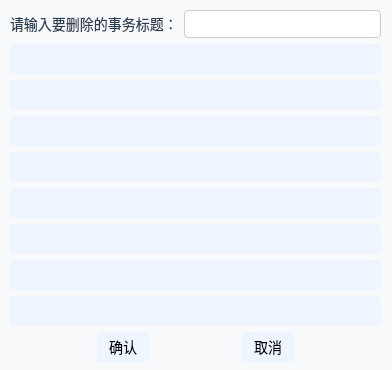
<?xml version="1.0" encoding="UTF-8"?>
<ui version="4.0">
 <class>DltTaskForm</class>
 <widget class="QWidget" name="DltTaskForm">
  <property name="geometry">
   <rect>
    <x>0</x>
    <y>0</y>
    <width>392</width>
    <height>370</height>
   </rect>
  </property>
  <property name="windowTitle">
   <string>Form</string>
  </property>
  <property name="styleSheet">
   <string notr="true">
    QWidget {
        font-family: &quot;Microsoft YaHei&quot;;
        font-size: 14px;
        color: #333333;
        background-color: #f7f9fb;
    }

    QPushButton {
        background-color: #eef5ff;
        color: black;
        padding: 6px 12px;
        border: none;
        border-radius: 4px;
    }

    QPushButton:hover {
        background-color: #45a049;
    }

    QLineEdit {
        border: 1px solid #ccc;
        padding: 4px;
        border-radius: 4px;
        background-color: #ffffff;
    }

    QLabel {
        color: #2c3e50;
    }

    QTableWidget {
        background-color: white;
        gridline-color: #dcdcdc;
        selection-background-color: #cceeff;
    }

    QHeaderView::section {
        background-color: #e0e0e0;
        padding: 4px;
        border: 1px solid #dcdcdc;
    }</string>
  </property>
  <widget class="QWidget" name="verticalLayoutWidget">
   <property name="geometry">
    <rect>
     <x>10</x>
     <y>10</y>
     <width>371</width>
     <height>352</height>
    </rect>
   </property>
   <layout class="QVBoxLayout" name="verticalLayout">
    <item>
     <layout class="QHBoxLayout" name="horizontalLayout_2">
      <item>
       <widget class="QLabel" name="label">
        <property name="font">
         <font>
          <family>Microsoft YaHei</family>
          <pointsize>-1</pointsize>
          <bold>false</bold>
         </font>
        </property>
        <property name="text">
         <string>请输入要删除的事务标题：</string>
        </property>
       </widget>
      </item>
      <item>
       <widget class="QLineEdit" name="lineEdit"/>
      </item>
     </layout>
    </item>
    <item>
     <widget class="QPushButton" name="opt_pushButton">
      <property name="font">
       <font>
        <family>Microsoft YaHei</family>
        <pointsize>-1</pointsize>
        <bold>false</bold>
       </font>
      </property>
      <property name="text">
       <string/>
      </property>
     </widget>
    </item>
    <item>
     <widget class="QPushButton" name="opt_pushButton_2">
      <property name="font">
       <font>
        <family>Microsoft YaHei</family>
        <pointsize>-1</pointsize>
        <bold>false</bold>
       </font>
      </property>
      <property name="text">
       <string/>
      </property>
     </widget>
    </item>
    <item>
     <widget class="QPushButton" name="opt_pushButton_3">
      <property name="font">
       <font>
        <family>Microsoft YaHei</family>
        <pointsize>-1</pointsize>
        <bold>false</bold>
       </font>
      </property>
      <property name="text">
       <string/>
      </property>
     </widget>
    </item>
    <item>
     <widget class="QPushButton" name="opt_pushButton_4">
      <property name="font">
       <font>
        <family>Microsoft YaHei</family>
        <pointsize>-1</pointsize>
        <bold>false</bold>
       </font>
      </property>
      <property name="text">
       <string/>
      </property>
     </widget>
    </item>
    <item>
     <widget class="QPushButton" name="opt_pushButton_5">
      <property name="font">
       <font>
        <family>Microsoft YaHei</family>
        <pointsize>-1</pointsize>
        <bold>false</bold>
       </font>
      </property>
      <property name="text">
       <string/>
      </property>
     </widget>
    </item>
    <item>
     <widget class="QPushButton" name="opt_pushButton_6">
      <property name="font">
       <font>
        <family>Microsoft YaHei</family>
        <pointsize>-1</pointsize>
        <bold>false</bold>
       </font>
      </property>
      <property name="text">
       <string/>
      </property>
     </widget>
    </item>
    <item>
     <widget class="QPushButton" name="opt_pushButton_7">
      <property name="font">
       <font>
        <family>Microsoft YaHei</family>
        <pointsize>-1</pointsize>
        <bold>false</bold>
       </font>
      </property>
      <property name="text">
       <string/>
      </property>
     </widget>
    </item>
    <item>
     <widget class="QPushButton" name="opt_pushButton_8">
      <property name="font">
       <font>
        <family>Microsoft YaHei</family>
        <pointsize>-1</pointsize>
        <bold>false</bold>
       </font>
      </property>
      <property name="text">
       <string/>
      </property>
     </widget>
    </item>
    <item>
     <layout class="QHBoxLayout" name="horizontalLayout">
      <item>
       <spacer name="horizontalSpacer_2">
        <property name="orientation">
         <enum>Qt::Horizontal</enum>
        </property>
        <property name="sizeHint" stdset="0">
         <size>
          <width>40</width>
          <height>20</height>
         </size>
        </property>
       </spacer>
      </item>
      <item>
       <widget class="QPushButton" name="pushButton">
        <property name="text">
         <string>确认</string>
        </property>
       </widget>
      </item>
      <item>
       <spacer name="horizontalSpacer">
        <property name="orientation">
         <enum>Qt::Horizontal</enum>
        </property>
        <property name="sizeHint" stdset="0">
         <size>
          <width>40</width>
          <height>20</height>
         </size>
        </property>
       </spacer>
      </item>
      <item>
       <widget class="QPushButton" name="pushButton_2">
        <property name="text">
         <string>取消</string>
        </property>
       </widget>
      </item>
      <item>
       <spacer name="horizontalSpacer_3">
        <property name="orientation">
         <enum>Qt::Horizontal</enum>
        </property>
        <property name="sizeHint" stdset="0">
         <size>
          <width>40</width>
          <height>20</height>
         </size>
        </property>
       </spacer>
      </item>
     </layout>
    </item>
   </layout>
  </widget>
 </widget>
 <resources/>
 <connections/>
</ui>
